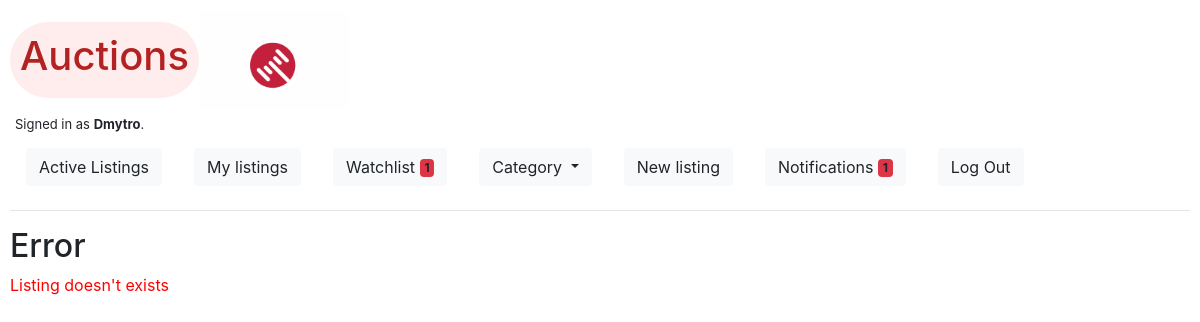
The app's page /Git (signed in), older data.
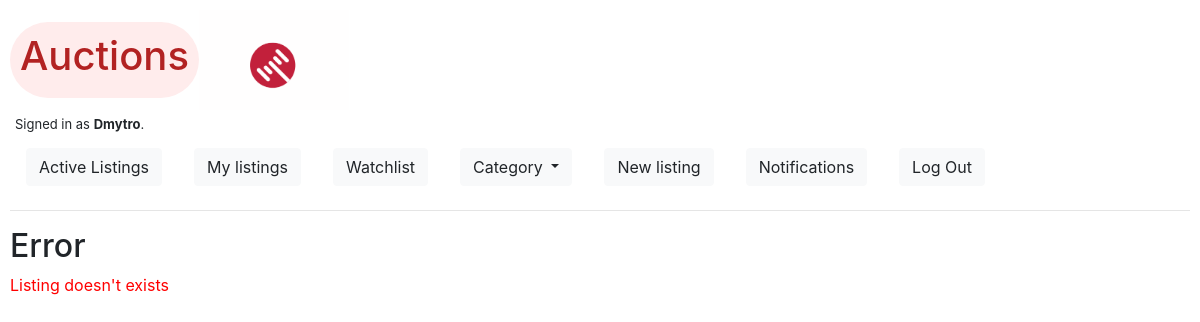
The same page, newer data.
### auctions/models.py (models this page shows)
class User(AbstractUser):
    pass

### auctions/views.py (the view)
# urls.py: path("<str:title>", views.listing, name="listing"),
@login_required
def listing(request, title):
    listing = Listing.objects.filter(title=title).first()
    user_obj = User.objects.filter(username=request.user).first()
    bid_error = None
    if listing:
        listing_obj = max_count(listing)
        its_my = listing.user == request.user
        if request.method == 'POST':
            bidform = BidForm()
            if request.FILES.get('image'):
                imgform = ImageForm(request.POST, request.FILES)
                if imgform.is_valid():
                    image = imgform.cleaned_data["image"]
                    Photo(listing=listing, image=image).save()
            if request.POST.get('comment'):
                commentform = CommForm(request.POST)
                if commentform.is_valid():
                    comment = commentform.cleaned_data["comment"]
                    Comment(listing=listing,
                                username=request.user, comment=comment).save()
            if request.POST.get('bid'):
                bidform = BidForm(request.POST)
                if bidform.is_valid():
                    bid = bidform.cleaned_data["bid"]
                    if float(bid) <= listing_obj.get_max_bid():
                        bid_error = 'Your bid should be higher than the current price!'
                        bidform = BidForm(request.POST)
                    else:
                        Bid(listing=listing, username=request.user, bid=bid).save()
                        listing.current_price = listing_obj.get_max_bid()
                        listing.save()
                        bidform = BidForm()
            if request.POST.get("category"):
                catform = CategoryForm(request.POST)
                if catform.is_valid():
                    category = catform.cleaned_data["category"]
                    listing.category = category
                    listing.save()
            if request.POST.get('add') or request.POST.get('remove'):
                if request.POST.get("add") == 'yes':
                    listing.watchlist.add(user_obj)
                if request.POST.get('remove') == 'yes':
                    listing.watchlist.remove(user_obj)
            if request.POST.get('close'):
                listing.is_active=False
                listing.save()
                b = Bid.objects.all().filter(listing=listing)
                u = User.objects.all()
                for i in u:
                    if b.filter(username=i.username):
                        Notification(user=i, notification=listing.title).save()
            winner = Bid.objects.filter(bid=listing_obj.get_max_bid()).first().username
            return render(request, "auctions/listing.html", {
                "listing": listing,
                "img_form": ImageForm(),
                "comment_form": CommForm(),
                "bid_form": bidform,
                "bid_count": listing_obj.get_count_bid(),
                "winner": winner,
                "category_form": CategoryForm(),
                "its_my": its_my,
                "owner": str(winner)==str(request.user),
                "bid_error": bid_error,
            })
        else:
            winner = Bid.objects.filter(bid=listing_obj.get_max_bid()).first().username
            return render(request, "auctions/listing.html", {
                "listing": listing,
                "img_form": ImageForm(),
                "comment_form": CommForm(),
                "bid_form": BidForm(),
                "bid_count": listing_obj.get_count_bid(),
                "winner": winner,
                "category_form": CategoryForm(),
                "its_my": its_my,
                "owner": str(winner)==str(request.user),
                "bid_error": None,
            })
    else:
        return render(request, "auctions/error.html", {
            "message": 'Listing doesn\'t exists',
        })

### auctions/templates/auctions/error.html
{% extends "auctions/layout.html" %}
{% block body %}
    <h2>Error</h2>
    <p style='color:red'>{{ message }}</p>
{% endblock %}

### auctions/templates/auctions/layout.html (shortened to what this page needs)
{% load static %}
<!DOCTYPE html>
<html lang="en">
    <head>
        <link rel="stylesheet" href="https://stackpath.bootstrapcdn.com/bootstrap/4.4.1/css/bootstrap.min.css">
        <link rel="stylesheet" href="{% static 'auctions/styles.css' %}">
        <link rel="stylesheet" href="{% static 'auctions/color.css' %}">
        <script src="https://cdn.jsdelivr.net/npm/bootstrap@5.0.0-beta1/dist/js/bootstrap.min.js"></script>    </head>
    <body class="auctions">
        <div class="title">
            <div id="auction_logo"><h1>Auctions</h1></div>
            <div class="gif"></div>
        </div>
        <div id="is_authenticated">
            {% if user.is_authenticated %}
                Signed in as <strong>{{ user.username }}</strong>.
            {% else %}
                Not signed in.
            {% endif %}
        </div>
        <ul class="nav">
                <li class="nav-item">
                    <a class="nav-link" href="{% url 'index' %}">
                        <button type="button" class="btn btn-light">
                            Active Listings
                        </button>
                    </a>
                </li>
                {% if user.is_authenticated %}
                    <li class="nav-item">
                        <a class="nav-link" href="{% url 'my_listings' %}">
                            <button type="button" class="btn btn-light">
                                My listings
                            </button>
                        </a>
                    </li>
                    <li class="nav-item">
                        <a class="nav-link" href="{% url 'watchlist' %}">
                            <button type="button" class="btn btn-light">
                                Watchlist <span class="badge bg-danger">{% if request.user.watch.count != 0 %} {{ request.user.watch.count }} {% endif %}</span>
                              </button></a>
                    </li>
                    <li class="nav-item">
                        <div class="nav-link">
                            <a class="btn btn-light dropdown-toggle" href="#" role="button" id="dropdownMenuLink" data-toggle="dropdown" aria-haspopup="true" aria-expanded="false">
                            Category
                            </a>
                        </div>
                    </li>
                    <li class="nav-item">
                        <a class="nav-link" href="{% url 'new_listing' %}">
                            <button type="button" class="btn btn-light">
                                New listing
                            </button>
                        </a>
                    </li>
                    <li class="nav-item">
                        <a class="nav-link" href="{% url 'notifications' %}">
                            <button type="button" class="btn btn-light">
                                Notifications <span class="badge bg-danger">{% if request.user.notifications.count != 0 %} {{ request.user.notifications.count }} {% endif %}</span>
                              </button></a>
                    </li>
                    <li class="nav-item">
                        <a class="nav-link" href="{% url 'logout' %}">
                            <button type="button" class="btn btn-light">
                                Log Out
                            </button>
                        </a>
                    </li>
                {% endif %}
        </ul>
        <hr>
        {% block body %}
        {% endblock %}
    </body>
</html>

Row changes from the older to the newer data that the page shows:
changed User "Dmytro": user.watch.count "1" → (not shown); user.notifications.count "1" → (not shown)
